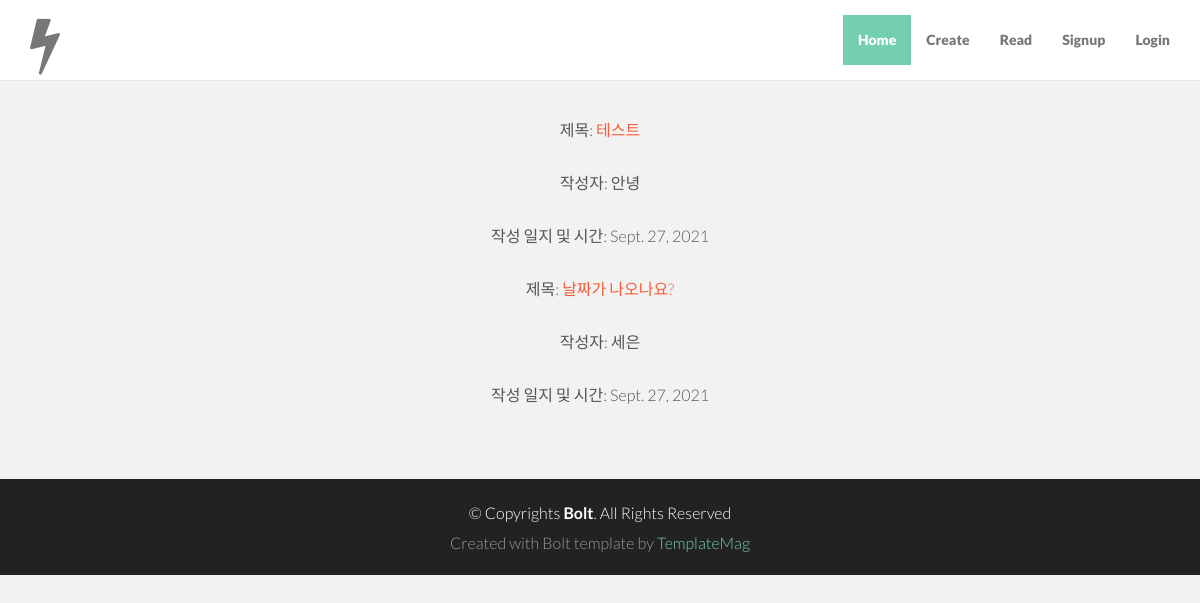
The app's page /read/ with its own data.
### commentapp/models.py (models this page shows, shortened)
class Post(models.Model):
    title = models.CharField(max_length=200)
    pub_date = models.DateField('data published')
    writer = models.CharField(null=False, max_length=15)
    body = models.TextField()

### commentapp/views.py (the view)
# urls.py: path('read/', commentapp.views.read, name='read'),
def read(request):
    posts = Post.objects
    return render(request, 'commentapp/read.html', {'posts':posts})

### commentapp/templates/commentapp/read.html
{% extends 'commentapp/index.html' %}
{% block content %}
<div class="container">
    <div class="row">
        <div class="col-lg-8 col-lg-offset-2 centered">
            {% for posts in posts.all %}
            <p>제목: <a href="{% url 'detail' posts.id %}">{{ posts.title }}</a></p>
            <p>작성자: {{ posts.writer }}</p>
            <p>작성 일지 및 시간: {{ posts.pub_date }}</p>
            {% endfor %}
        </div>
    </div>
</div>
{% endblock %}

### commentapp/static/commentapp/css/style.css (style rules this page uses)
body { background-color: #f2f2f2; font-family: "Lato"; font-weight: 300; font-size: 16px; color: #555; -webkit-font-smoothing: antialiased; -webkit-overflow-scrolling: touch; margin-top: 70px; }
p { line-height: 28px; margin-bottom: 25px; }
.centered { text-align: center; }
a { color: #f85c37; word-wrap: break-word; -webkit-transition: color 0.1s ease-in, background 0.1s ease-in; -moz-transition: color 0.1s ease-in, background 0.1s ease-in; -ms-transition: color 0.1s ease-in, background 0.1s ease-in; -o-transition: color 0.1s ease-in, background 0.1s ease-in; transition: color 0.1s ease-in, background 0.1s ease-in; }
a:before, a:after { -webkit-transition: color 0.1s ease-in, background 0.1s ease-in; -moz-transition: color 0.1s ease-in, background 0.1s ease-in; -ms-transition: color 0.1s ease-in, background 0.1s ease-in; -o-transition: color 0.1s ease-in, background 0.1s ease-in; transition: color 0.1s ease-in, background 0.1s ease-in; }

### records on screen
Post: title "테스트", writer "안녕", pub_date "Sept. 27, 2021"
Post: title "날짜가 나오나요?", writer "세은", pub_date "Sept. 27, 2021"
